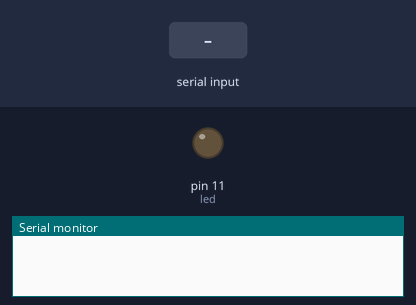
This sketch was run on a simulated Arduino Uno, built with avr-gcc and run on an emulated ATmega328P. Parts: output pins drawn as LEDs (lit = HIGH), the last lines printed to the serial monitor. Inputs (shaded band) come from the test bench.

Above: at 1.2 s.
1.3 s: "*bling#\n" received over Serial
At 1.45 s:
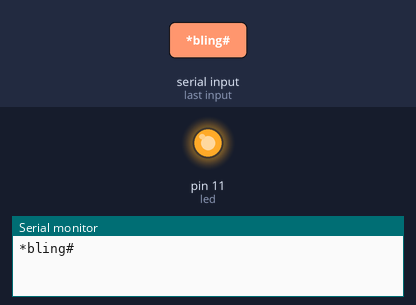
3.4 s: "*1#\n" received over Serial
At 3.9 s:
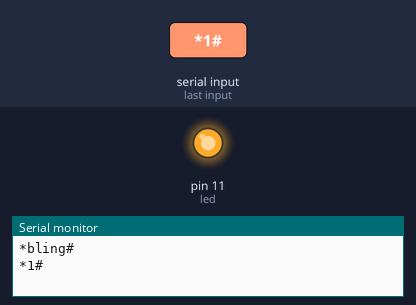
4.9 s: "*0#\n" received over Serial
At 6.1 s:
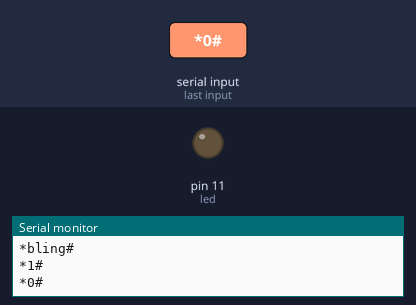
6.4 s: "*100#\n" received over Serial
At 7.5 s:
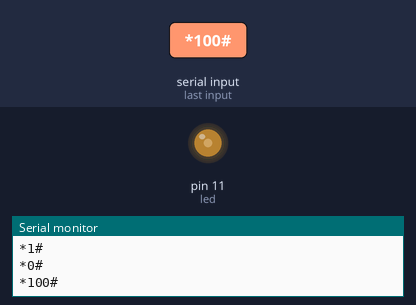
Timing chart, 0 to 8.9 s (numbered marks = the images above; inputs shaded):
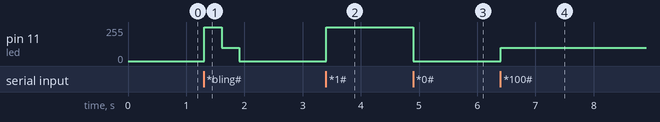

The sketch:

Connect_Arduino_with_Smart_Phone.ino
```cpp
//int led = 11;
//int number;
//void setup()
//{
//  Serial.begin(9600);
//
//  pinMode(led,OUTPUT);
// digitalWrite(led,LOW);
//}
//void loop()
//{
// if(Serial.available())
// {
//   String value = Serial.readStringUntil('\n');
//   //Serial.println(value);
//   if(value == "on")
//   {
//     analogWrite(led,255);
//   }
//   else if(value == "off")
//   {
//     analogWrite(led,LOW);
//   }
//   else if(value=="bling"){
//    analogWrite(led,255);
//    delay(300);
//    analogWrite(led,100);
//    delay(300);
//    analogWrite(led,0);
//    delay(400);
//   }
//
// }
//}


//code for control arduino by voice from your phone:


int led = 11;
void setup()
{
  Serial.begin(9600);

  pinMode(led,OUTPUT);
  digitalWrite(led,LOW);
}
void loop()
{
 if(Serial.available())
 {
   String value = Serial.readStringUntil('\n');
   Serial.println(value);
   if(value == "*1#")
   {
     digitalWrite(led,HIGH);
   }
   else if(value == "*0#")
   {
     digitalWrite(led,LOW);
   }
   else if(value=="*bling#"){
    analogWrite(led,255);
    delay(300);
    analogWrite(led,100);
    delay(300);
    analogWrite(led,0);
    delay(400);
   }
    else if(value == "*100#")
   {
     analogWrite(led,100);
   }

 }
}
```

Measured:
- after the input at 1.3 s, pin 11 (led): 0/255 → 255/255 at once, → 100/255 0.30 s later, → 0/255 0.30 s later
- after the input at 3.4 s, pin 11 (led): 0/255 → 255/255 at once
- after the input at 4.9 s, pin 11 (led): 255/255 → 0/255 at once
- after the input at 6.4 s, pin 11 (led): 0/255 → 100/255 at once
